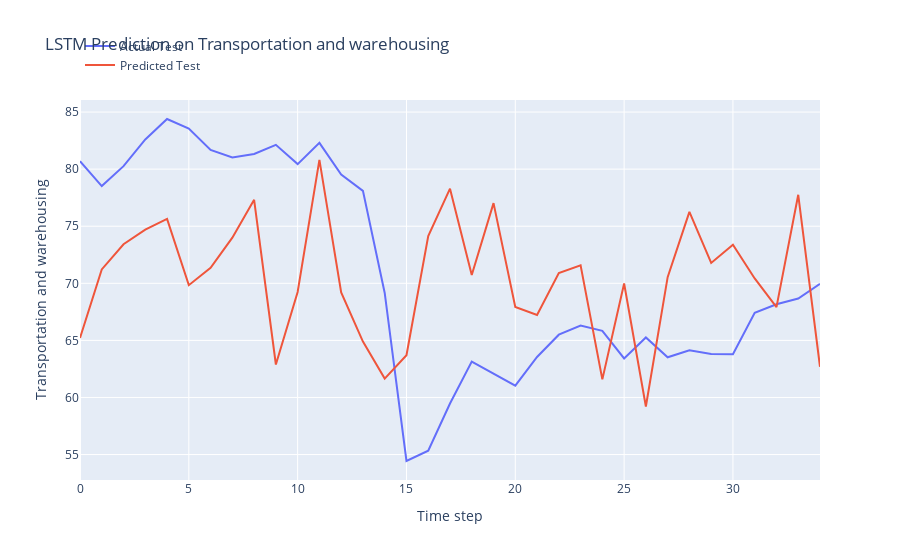

The notebook cell this image was saved under:
### Code cell
print('Test Mean Absolute Error:', mean_absolute_error(y_test, test_predict))
print('Test Root Mean Squared Error:',np.sqrt(mean_squared_error(y_test, test_predict)))

# plot the actual and predicted values for test data
trace1 = go.Scatter(x=np.arange(len(y_test)), y=y_test.flatten(), mode='lines', name='Actual Test')
trace2 = go.Scatter(x=np.arange(len(test_predict)), y=test_predict.flatten(), mode='lines', name='Predicted Test')

# Create layout
layout = go.Layout(
    title='LSTM Prediction on Transportation and warehousing',
    xaxis=dict(title='Time step'),
    yaxis=dict(title='Transportation and warehousing'),
    legend=dict(x=0, y=1.18)
)

# Create figure
fig = go.Figure(data=[trace1, trace2], layout=layout)

# Show plot
fig.show()

### Figure 1 — Plotly figure (JSON) as saved in the notebook; plotly's stock layout.template omitted (floating-point values rounded to 4 significant figures)
{"data": [{"mode": "lines", "name": "Actual Test", "type": "scatter", "x": [0, 1, 2, 3, 4, 5, 6, 7, 8, 9, 10, 11, 12, 13, 14, 15, 16, 17, 18, 19, 20, 21, 22, 23, 24, 25, 26, 27, 28, 29, 30, 31, 32, 33, 34], "y": [80.69, 78.51, 80.26, 82.6, 84.39, 83.56, 81.68, 81.02, 81.33, 82.13, 80.44, 82.3, 79.53, 78.09, 69.15, 54.43, 55.34, 59.47, 63.14, 62.08, 61.04, 63.55, 65.5, 66.3, 65.83, 63.42, 65.25, 63.52, 64.14, 63.82, 63.79, 67.41, 68.16, 68.66, 69.95]}, {"mode": "lines", "name": "Predicted Test", "type": "scatter", "x": [0, 1, 2, 3, 4, 5, 6, 7, 8, 9, 10, 11, 12, 13, 14, 15, 16, 17, 18, 19, 20, 21, 22, 23, 24, 25, 26, 27, 28, 29, 30, 31, 32, 33, 34], "y": [65.21, 71.22, 73.42, 74.7, 75.64, 69.84, 71.35, 74.0, 77.31, 62.89, 69.24, 80.82, 69.2, 64.9, 61.65, 63.69, 74.15, 78.29, 70.73, 77.02, 67.92, 67.23, 70.9, 71.57, 61.58, 69.98, 59.21, 70.53, 76.25, 71.78, 73.38, 70.42, 67.91, 77.75, 62.68]}], "layout": {"legend": {"x": 0, "y": 1.18}, "title": {"text": "LSTM Prediction on Transportation and warehousing"}, "xaxis": {"title": {"text": "Time step"}}, "yaxis": {"title": {"text": "Transportation and warehousing"}}}}
